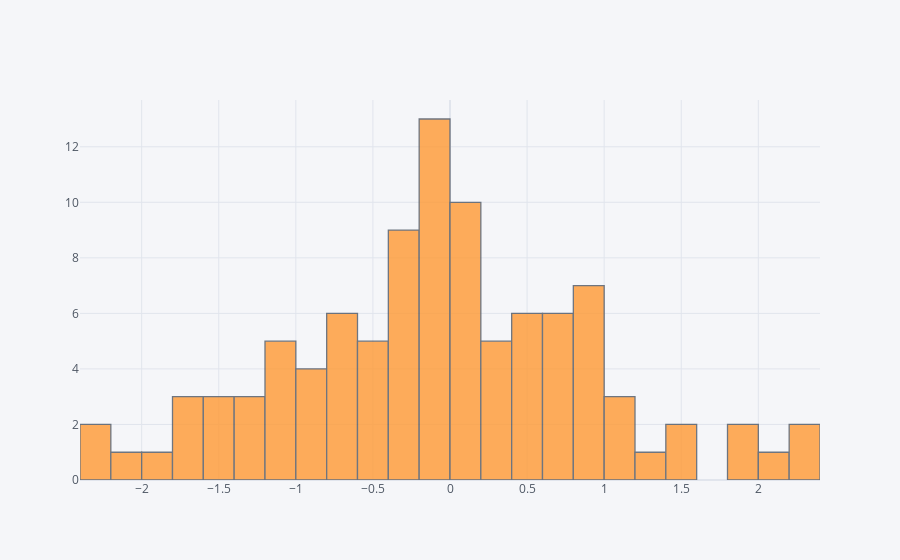

This figure's notebook cell:
### Code cell
df["A"].iplot(kind = "hist" , bins = 30)

### Figure 1 — Plotly figure (JSON) as saved in the notebook; plotly's stock layout.template omitted (floating-point values rounded to 4 significant figures)
{"data": [{"histfunc": "count", "histnorm": "", "marker": {"color": "rgba(255, 153, 51, 1.0)", "line": {"color": "#4D5663", "width": 1.3}}, "name": "A", "nbinsx": 30, "opacity": 0.8, "orientation": "v", "type": "histogram", "x": [0.3755, -1.029, -0.4261, -0.1492, 0.8139, 0.2206, 0.1178, -0.02664, 0.5625, 1.894, -0.3313, 0.433, 0.145, 0.4921, -2.043, -0.3313, -1.552, 2.233, 1.089, -0.6364, 0.6308, -0.2757, 0.9277, 0.04885, -2.273, -0.8758, -1.585, -0.7593, 0.1142, -0.846, 0.1419, -2.371, -1.245, 1.558, -0.07241, 1.491, -0.4656, 1.299, -0.0005546, -1.389, 0.7964, -0.248, 0.8449, -0.1348, 0.8725, -0.3814, -0.06955, -0.6235, -1.05, 0.5129, 0.7716, 0.05804, -0.1387, -0.167, -1.801, 1.163, 0.2618, 0.5314, -0.6571, -1.471, 1.016, -0.0708, -0.4335, -0.3691, 0.01462, 0.2704, -0.2847, 2.051, 0.7678, -0.2182, -1.627, -1.684, -1.609, 0.9639, -0.07326, 0.614, 0.8458, -0.6616, -1.099, -0.02209, -0.841, 0.09428, 2.371, 0.6716, -1.056, -0.05276, -0.3442, 0.3494, -0.7751, -0.5547, -0.1613, 0.07204, 0.4651, -0.8361, 1.838, -1.361, 0.1529, -1.017, -0.5256, 0.8528]}], "layout": {"barmode": "overlay", "legend": {"bgcolor": "#F5F6F9", "font": {"color": "#4D5663"}}, "paper_bgcolor": "#F5F6F9", "plot_bgcolor": "#F5F6F9", "title": {"font": {"color": "#4D5663"}}, "xaxis": {"gridcolor": "#E1E5ED", "showgrid": true, "tickfont": {"color": "#4D5663"}, "title": {"font": {"color": "#4D5663"}, "text": ""}, "zerolinecolor": "#E1E5ED"}, "yaxis": {"gridcolor": "#E1E5ED", "showgrid": true, "tickfont": {"color": "#4D5663"}, "title": {"font": {"color": "#4D5663"}, "text": ""}, "zerolinecolor": "#E1E5ED"}}}
